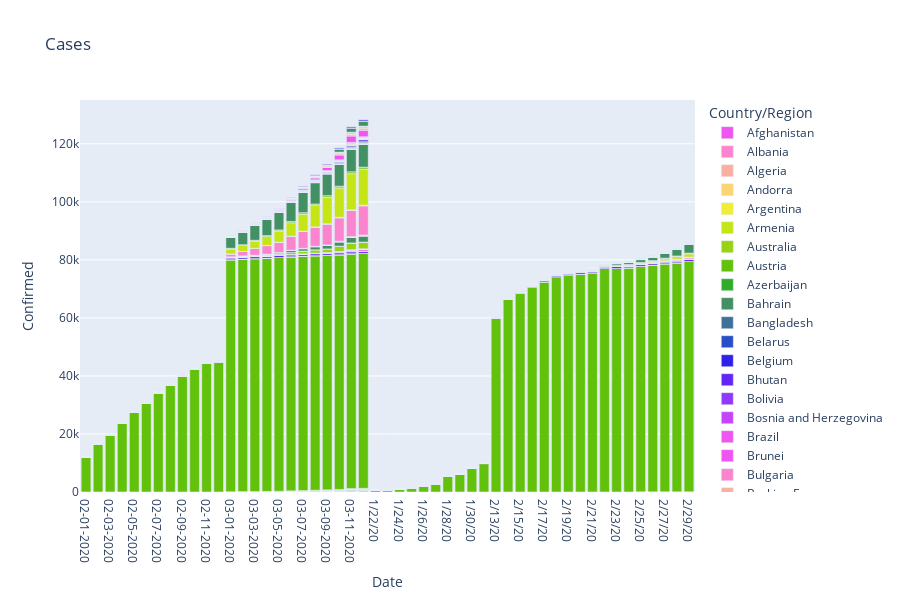
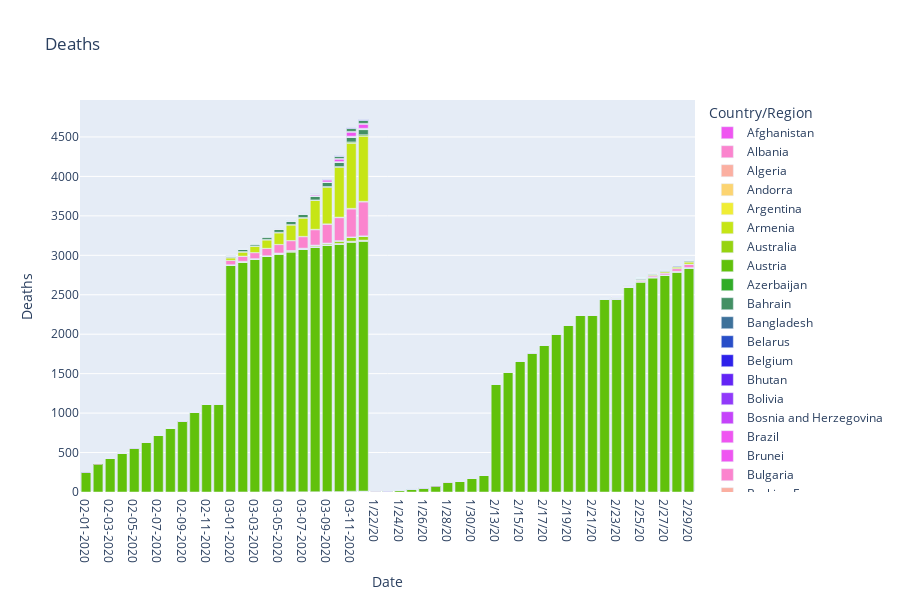

These figures' notebook cell, in order:
### Markdown cell above
# Plots for Visualization

### Code cell
temp = covid.groupby(['Country/Region', 'Date'])['Confirmed', 'Deaths', 'Recovered'].sum()
temp = temp.reset_index()
# temp.head()

fig = px.bar(temp, x="Date", y="Confirmed", color='Country/Region', orientation='v', height=600,
             title='Cases', color_discrete_sequence = px.colors.cyclical.mygbm)
fig.show()

fig = px.bar(temp,x="Date",y="Deaths",color="Country/Region",orientation='v',height=600,
            title="Deaths",color_discrete_sequence = px.colors.cyclical.mygbm)
fig.show()
